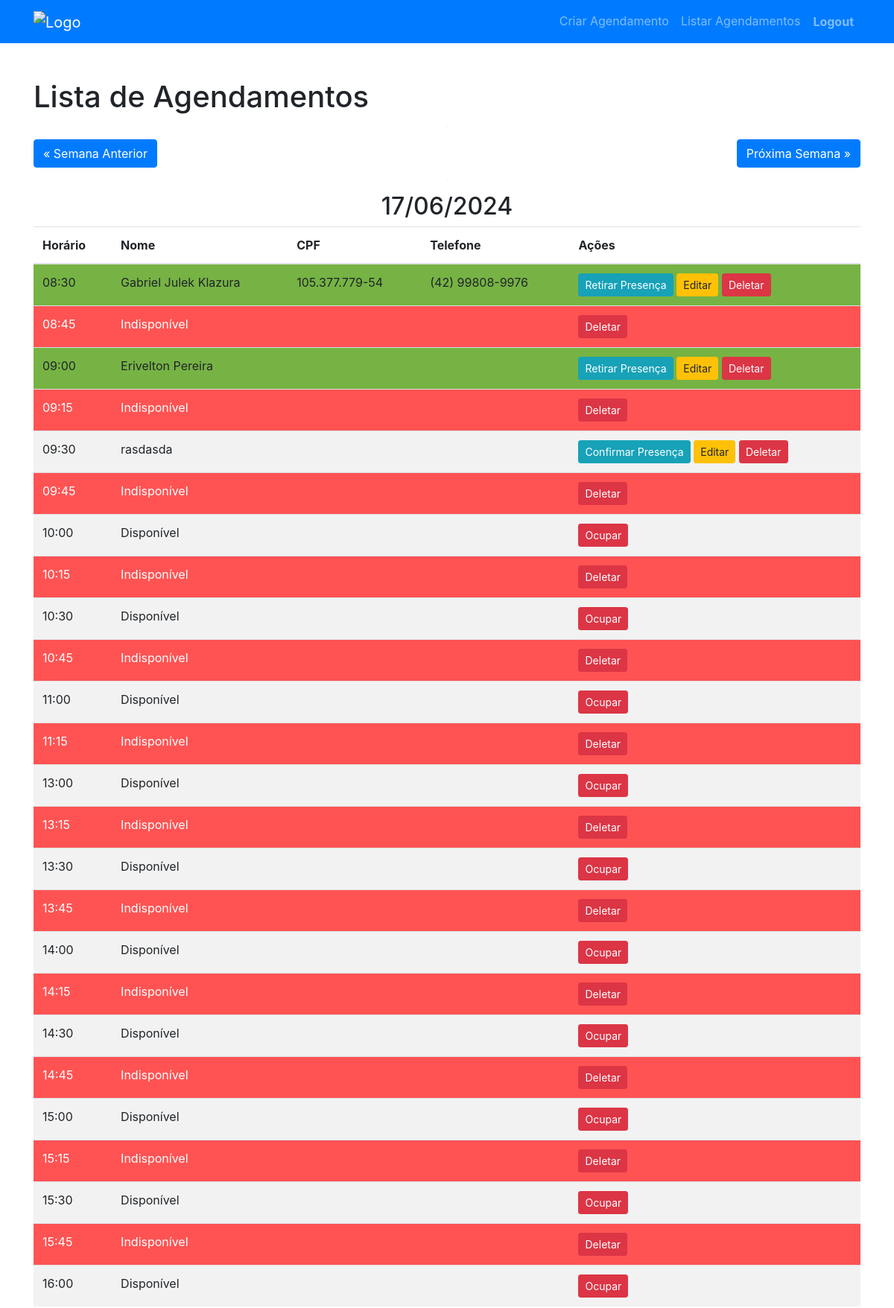
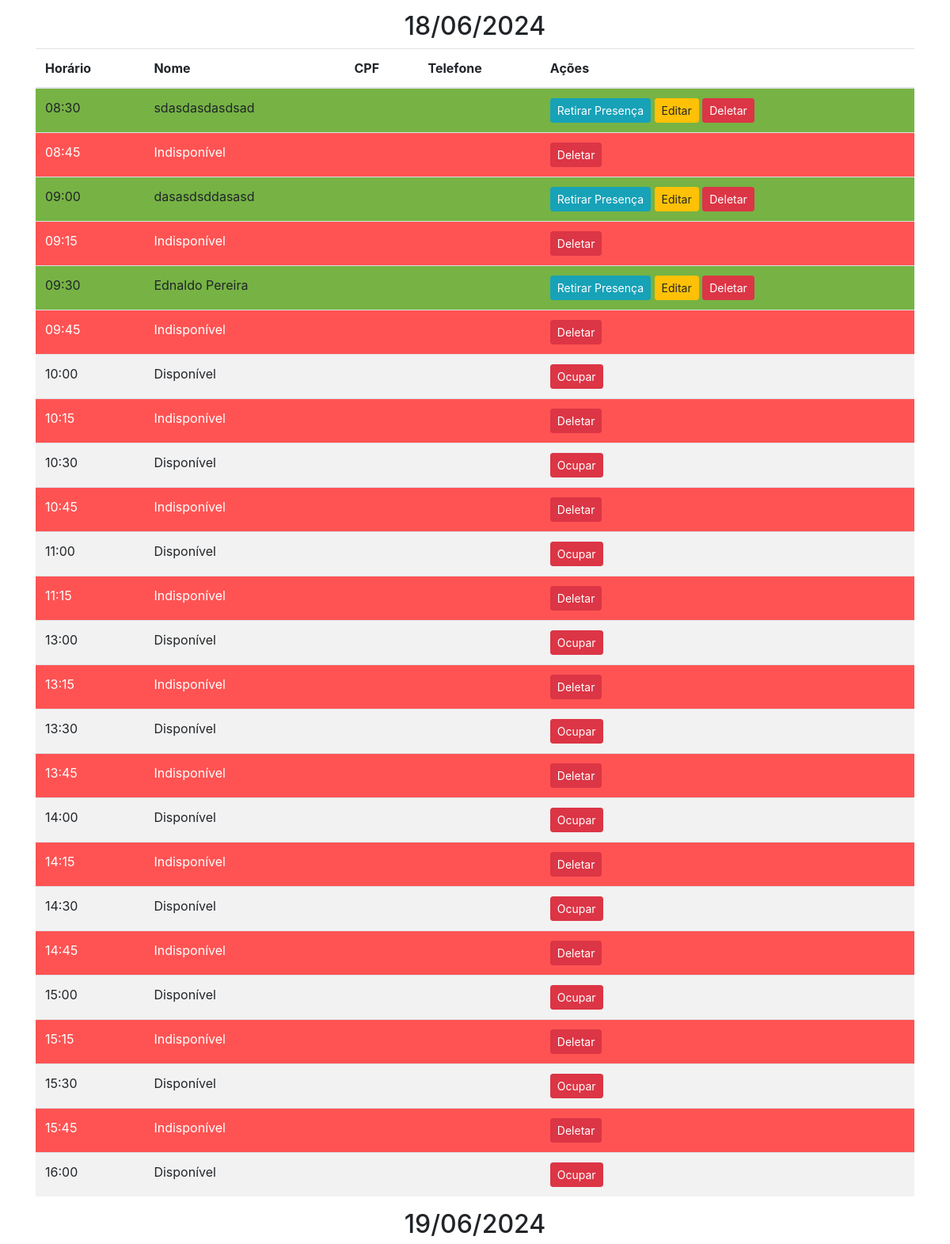
The page /listar/2024/25 (signed in, upper part) on the database its author committed (2 pictures, top to bottom).
### app/models.py (models this page shows)
class BaseModel(Model):
    class Meta:
        database = db

class Agendamento(BaseModel):
    nome = CharField(max_length=100)
    cpf = CharField(max_length=11, null=True)
    telefone = CharField(max_length=15, null=True)
    data = DateField()
    horario = TimeField()
    presence = BooleanField(default=False)  # Adicionando o campo presence

### app/routes.py (the view)
@bp.route('/listar', defaults={'year': None, 'week': None})
@bp.route('/listar/<int:year>/<int:week>')
@login_required
def listar(year, week):
    today = date.today()
    if not year or not week:
        year, week = today.isocalendar()[0], today.isocalendar()[1]
    start_date = datetime.strptime(f'{year}-W{week}-1', "%Y-W%W-%w").date()
    agendamentos = Agendamento.select()
    slots = get_all_slots_for_week(start_date)
    slots_sorted = dict(sorted(slots.items()))
    csrf_form = CSRFTokenForm()  # Instanciar o formulário CSRFTokenForm
    return render_template('listar.html', agendamentos=agendamentos, slots=slots_sorted, datetime=datetime, year=year, week=week, csrf_form=csrf_form)

### app/routes.py (called while the page is built)
def login_required(f):
    @wraps(f)
    def decorated_function(*args, **kwargs):
        if 'user_id' not in session:
            flash('Você precisa estar logado para acessar esta página.', 'warning')
            return redirect(url_for('app.login'))
        return f(*args, **kwargs)
    return decorated_function

### templates/listar.html (shortened to what this page needs)
{% extends "base.html" %}
{% block content %}
<div class="mt-5">
    <h1>Lista de Agendamentos</h1>
    <div class="d-flex justify-content-between">
        <a href="{{ url_for('app.listar', year=year, week=week-1 if week > 1 else 52) }}" class="btn btn-primary">&laquo; Semana Anterior</a>
        <a href="{{ url_for('app.listar', year=year, week=week+1 if week < 52 else 1) }}" class="btn btn-primary">Próxima Semana &raquo;</a>
    </div>
    {% for date, slots_info in slots.items() %}
    <div>
        <h2 class="text-center">{{ date.strftime('%d/%m/%Y') }}</h2>
        <table class="table table-striped">
            <thead>
                <tr>
                    <th>Horário</th>
                    <th>Nome</th>
                    <th>CPF</th>
                    <th>Telefone</th>
                    <th>Ações</th>
                </tr>
            </thead>
            <tbody>
                {% for slot in slots_info.times %}
                    {% if slot.agendamento %}
                        <tr class="{{ 'presence' if slot.agendamento.presence else 'indisponivel' if slot.agendamento.nome == 'Indisponível' else '' }}">
                            <td>{{ slot.time }}</td>
                            <td>{{ slot.agendamento.nome }}</td>
                            <td>{{ slot.agendamento.cpf or '' }}</td>
                            <td>{{ slot.agendamento.telefone or '' }}</td>
                            <td>
                                {% if slot.agendamento.nome != 'Indisponível' %}
                                <form action="{{ url_for('app.toggle_presence', id=slot.agendamento.id) }}" method="POST" style="display: inline;">
                                    <button type="submit" class="btn btn-info btn-sm">{{ 'Retirar Presença' if slot.agendamento.presence else 'Confirmar Presença' }}</button>
                                </form>
                                    <a href="{{ url_for('app.editar', id=slot.agendamento.id) }}" class="btn btn-warning btn-sm">Editar</a>
                                {% endif %}
                                <form action="{{ url_for('app.deletar', id=slot.agendamento.id) }}" method="POST" style="display: inline;">
                                    <button type="submit" class="btn btn-danger btn-sm" onclick="return confirm('Tem certeza que deseja deletar este agendamento?');">Deletar</button>
                                </form>
                            </td>
                        </tr>
                    {% else %}
                        <tr>
                            <td>{{ slot.time }}</td>
                            <td colspan="3">Disponível</td>
                            <td>
                                <form action="{{ url_for('app.ocupar', data=date.strftime('%Y-%m-%d'), horario=slot.time) }}" method="POST" style="display: inline;">
                                    <button type="submit" class="btn btn-danger btn-sm">Ocupar</button>
                                </form>
                            </td>
                        </tr>
                    {% endif %}
                {% endfor %}
            </tbody>
        </table>
    </div>
    {% endfor %}
</div>
{% endblock %}

### templates/base.html (shortened to what this page needs)
<!DOCTYPE html>
<html>
<head>
    <link href="https://stackpath.bootstrapcdn.com/bootstrap/4.5.2/css/bootstrap.min.css" rel="stylesheet">
</head>
<body>
    <nav class="navbar navbar-expand-lg navbar-dark bg-primary">
        <div class="container">
            <a class="navbar-brand" href="{{ url_for('app.index') }}">
                <img class=logo src="https://lh3.googleusercontent.com/pw/AP1GczM1cPMyoSLNnVoI6tAyFpxejrpVJsg3NdHdujenWNrjrULbbF1wFMXCOqvjQP8W43Tj_F3aWfP-4l16AtbEWe7zfGyhx_vIdsjRFhEgQSuolPM2wXk67VIG71oB7cUhYc-8lKvtyYkiMo6jlXtfaTq7=w1879-h325-s-no-gm?authuser=0" alt="Logo" width="434" height="75">
            </a>
            <div class="collapse navbar-collapse" id="navbarNav">
                <ul class="navbar-nav ml-auto">
                    <li class="nav-item">
                        <a class="nav-link" href="{{ url_for('app.agendar') }}">Criar Agendamento</a>
                    </li>
                    <li class="nav-item">
                        <a class="nav-link" href="{{ url_for('app.listar') }}">Listar Agendamentos</a>
                    </li>
                    {% if session.user_id %}
                        <li class="nav-item">
                            <form action="{{ url_for('app.logout') }}" method="GET">
                                <button type="submit" class="btn btn-link nav-link"><strong>Logout</strong></button>
                            </form>
                        </li>
                    {% else %}
                        <li class="nav-item">
                            <a class="nav-link" href="{{ url_for('app.login') }}"><strong>Login</strong></a>
                        </li>
                    {% endif %}
                </ul>
            </div>
        </div>
    </nav>
    <div class="container">
        {% block content %}{% endblock %}
    </div>
</body>
</html>

### templates/listar.html (style rules this page uses)
.presence td { background-color: #76b344;; }
.indisponivel td { color: rgb(255, 255, 255); background-color: rgb(255, 83, 83); }

### rows shown on the page
Agendamento: agendamento.nome "Gabriel Julek Klazura", agendamento "105.377.779-54", agendamento "(42) 99808-9976", presence "Retirar Presença"
Agendamento: agendamento.nome "Indisponível"
Agendamento: agendamento.nome "Erivelton Pereira", presence "Retirar Presença"
Agendamento: agendamento.nome "Indisponível"
Agendamento: agendamento.nome "rasdasda", presence "Confirmar Presença"
Agendamento: agendamento.nome "Indisponível"
Agendamento: agendamento.nome "Indisponível"
Agendamento: agendamento.nome "Indisponível"
Agendamento: agendamento.nome "Indisponível"
Agendamento: agendamento.nome "Indisponível"
Agendamento: agendamento.nome "Indisponível"
Agendamento: agendamento.nome "Indisponível"
Agendamento: agendamento.nome "Indisponível"
Agendamento: agendamento.nome "Indisponível"
Agendamento: agendamento.nome "Indisponível"
Agendamento: agendamento.nome "sdasdasdasdsad", presence "Retirar Presença"
Agendamento: agendamento.nome "Indisponível"
Agendamento: agendamento.nome "dasasdsddasasd", presence "Retirar Presença"
Agendamento: agendamento.nome "Indisponível"
Agendamento: agendamento.nome "Ednaldo Pereira", presence "Retirar Presença"
Agendamento: agendamento.nome "Indisponível"
Agendamento: agendamento.nome "Indisponível"
Agendamento: agendamento.nome "Indisponível"
Agendamento: agendamento.nome "Indisponível"
Agendamento: agendamento.nome "Indisponível"
Agendamento: agendamento.nome "Indisponível"
Agendamento: agendamento.nome "Indisponível"
Agendamento: agendamento.nome "Indisponível"
Agendamento: agendamento.nome "Indisponível"
Agendamento: agendamento.nome "Indisponível"

### other values the page prints
{{ date.strftime('%d/%m/%Y') }} "17/06/2024" "18/06/2024" "19/06/2024"
{{ slot.time }} "08:30" "08:45" "09:00" "09:15" "09:30" "09:45" "10:15" "10:45" "11:15" "13:15" "13:45" "14:15" "14:45" "15:15" "15:45" "08:30" "08:45" "09:00" "09:15" "09:30" "09:45" "10:15" "10:45" "11:15" "13:15" "13:45" "14:15" "14:45" "15:15" "15:45"
{{ slot.time }} "10:00" "10:30" "11:00" "13:00" "13:30" "14:00" "14:30" "15:00" "15:30" "16:00" "10:00" "10:30" "11:00" "13:00" "13:30" "14:00" "14:30" "15:00" "15:30" "16:00"
